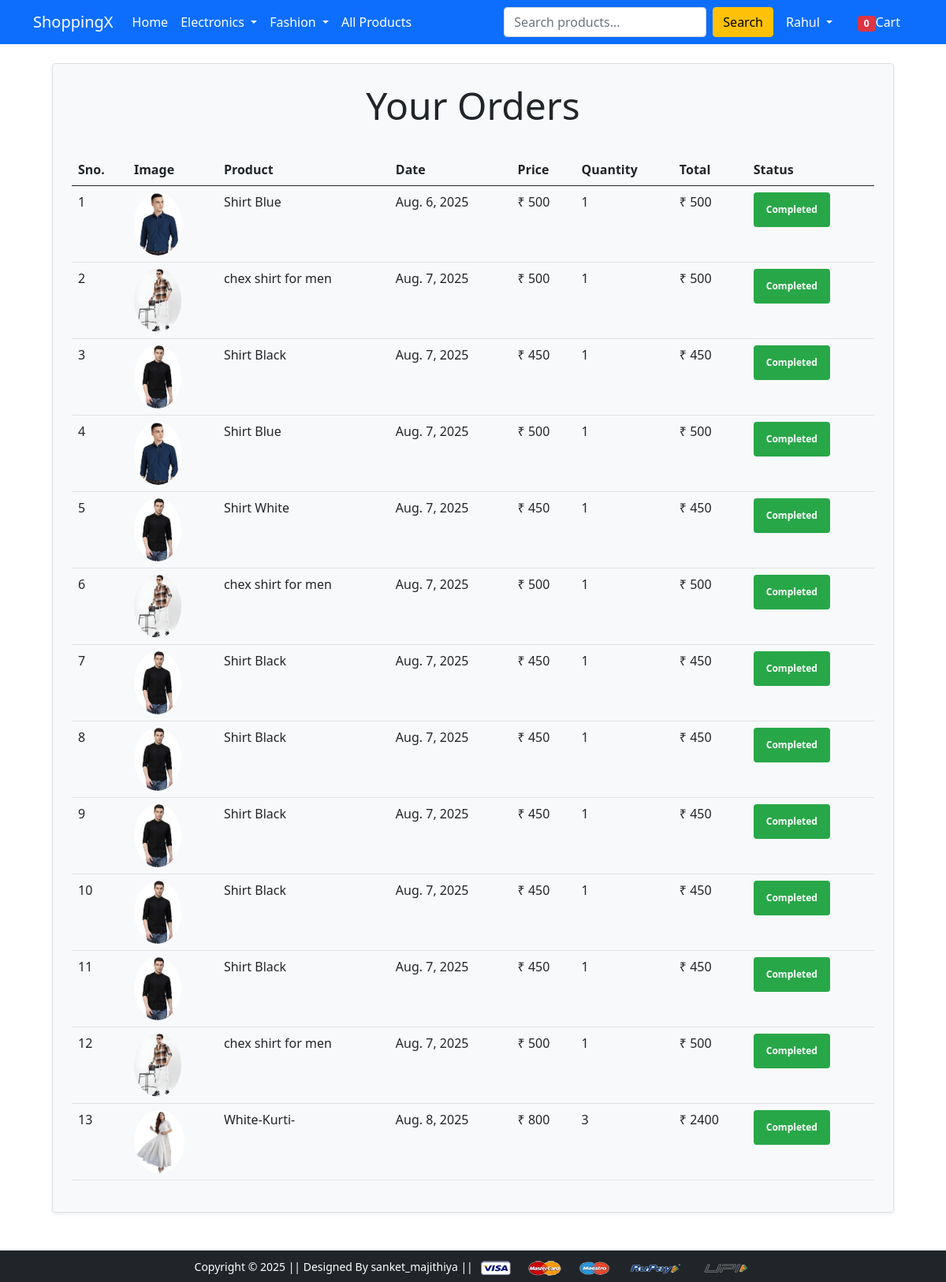
The page /Orders?category=Laptop (signed in) on the database its author committed.
### Store/models/customer.py (models this page shows, shortened)
class Customer(models.Model):
    First_Name = models.CharField(max_length=50)
    Last_Name = models.CharField(max_length=50)
    Phone = models.CharField(max_length=15)
    Email = models.EmailField()
    Password = models.CharField(max_length=128)
    otp = models.CharField(max_length=6, blank=True, null=True)

### Store/models/orders.py (models this page shows, shortened)
class Order(models.Model):
    Product = models.ForeignKey(Product,on_delete=models.CASCADE)
    Customer = models.ForeignKey(Customer,on_delete=models.CASCADE)
    Quantity = models.IntegerField(default=1)
    Price =  models.IntegerField()
    Address = models.CharField(max_length=150,default='', blank=True)
    Phone = models.CharField(max_length=11,default='', blank=True)
    Date = models.DateField(default=datetime.datetime.today)
    STATUS_CHOICES = (
            ('Accepted', 'Accepted'),
            ('Packed', 'Packed'),
            ('On The Way', 'On The Way'),
            ('Delivered', 'Delivered'),
            ('Cancelled', 'Cancelled'),
            ('Pending', 'Pending'),
        )
    Status = models.CharField(max_length=50,choices=STATUS_CHOICES,default='pending')
    razorpay_order_id = models.CharField(max_length=255, blank=True, null=True)
    razorpay_payment_id = models.CharField(max_length=255, blank=True, null=True)
    razorpay_signature = models.CharField(max_length=255, blank=True, null=True)
    @staticmethod
    def get_orders_by_customer(customer_id):
        return Order .objects.filter(Customer=customer_id).order_by('-Date')
    def __str__(self):
       return f"Order #{self.id} - {self.Product.Name} by {self.Customer.First_Name}"

### Store/models/product.py (models this page shows, shortened)
class Product(models.Model):
    Name = models.CharField(max_length=50)
    Price = models.IntegerField(default=0)
    category = models.ForeignKey(Category,on_delete=models.CASCADE, default=1)
    Description = models.CharField(max_length=200, default='',null=True, blank=True)
    Image = models.ImageField(upload_to='uploads/products/')

### Store/middlewares/auth.py (the view)
    def middleware(request):
        customer = request.session.get('customer')
        print(f"Customer session: {customer}")
        return_url = request.META.get('PATH_INFO', '/')  # PATH_INFO se aapne kis url pe visit kiya...
        print(f"Requested URL: {return_url}")
        if not customer:
            return redirect(f'/login?return_url={return_url}')
        response = get_response(request)
        return response

### Store/context_processors.py (called while the page is built)
def selected_category_context(request):
    return {
        'selected_category': request.session.get('selected_category', None)
    }

### Store/templatetags/custom_filter.py (called while the page is built)
@register.filter(name='currency')
def currency(number):
    print(number)
    return "₹ "+str(number)

@register.filter(name='multiply')
def multiply(number,number1):
    return number * number1

### Store/views/orders.py (called while the page is built)
    def get(self, request):
       customer = request.session.get('customer')
       orders = Order.get_orders_by_customer(customer)
       print(orders)
       orders = orders.reverse()
       return render(request, 'Orders.html',{'orders':orders})

### Store/templates/Orders.html
{% extends "base.html" %}
{% block content %}
{% load cart %}
{% load custom_filter %}
<div class="container">
    <div class="border rounded p-4 m-4 shadow-sm bg-light">
        <h2 class="display-5 text-center text-dark font-weight-bold">Your Orders</h2>
        <div class="table-responsive">
            <table class="table mt-4">
                <thead class="thead-dark">
                    <tr>
                        <th>Sno.</th>
                        <th>Image</th>
                        <th>Product</th>
                        <th>Date</th>
                        <th>Price</th>
                        <th>Quantity</th>
                        <th>Total</th>
                        <th>Status</th>
                    </tr>
                </thead>
                <tbody>
                    {% for order in orders %}
                    <tr>
                        <td>{{ forloop.counter }}</td>
                        <td>
                            <img style="height: 80px;" class="rounded-circle" src="{{ order.Product.Image.url }}" alt="Product Image">
                        </td>
                        <td>{{ order.Product.Name }}</td>
                        <td>{{ order.Date }}</td>
                        <td>{{ order.Price|currency }}</td>
                        <td>{{ order.Quantity }}</td>
                        <td>{{ order.Quantity|multiply:order.Price|currency }}</td>
                        <td>
                            {% if order.Status %}
                            <span class="badge badge-pill badge-success p-3" style="background-color: #28a748; color: white;">Completed</span>
                            {% else %}
                            <span class="badge badge-pill badge-warning p-3" style="background-color: #ffc107; color: white;">Pending</span>
                            {% endif %}
                        </td>
                    </tr>
                    {% endfor %}
                </tbody>
            </table>
        </div>
    </div>
</div>
{% endblock %}

### Store/templates/base.html (shortened to what this page needs)
<!doctype html>
{% load static %}
<html lang="en">
  <head>
    <link href="https://cdn.jsdelivr.net/npm/bootstrap@5.0.0-beta1/dist/css/bootstrap.min.css" rel="stylesheet">
    <link rel="stylesheet" href="{% static 'app/css/owl.carousel.min.css' %}">
    <link rel="stylesheet" href="{% static 'app/css/all.min.css' %}">
    <link rel="stylesheet" href="{% static 'app/css/style.css' %}">
  </head>
  <body>
    <nav class="navbar navbar-expand-lg navbar-dark bg-primary">
     <div class="container">
       <a class="navbar-brand" href="/">ShoppingX</a>
       <div class="collapse navbar-collapse" id="navbarSupportedContent">
         <ul class="navbar-nav me-auto mb-2 mb-lg-0">
        <li class="nav-item">
            <a class="nav-link active" aria-current="page" href="/homepage">Home</a>
        </li>
        <li class="nav-item dropdown">
            <a class="nav-link dropdown-toggle text-white" href="#" id="electronicsDropdown" role="button" data-bs-toggle="dropdown" aria-expanded="false">
                Electronics
            </a>
        </li>
        <li class="nav-item dropdown">
            <a class="nav-link dropdown-toggle text-white" href="#" id="fashionDropdown" role="button" data-bs-toggle="dropdown" aria-expanded="false">
                Fashion
            </a>
        </li>
        <li class="nav-item">
            <a class="nav-link text-white {% if not selected_category %}active{% endif %}" href="?category=all">All Products</a>
        </li>
         </ul>
         <form class="d-flex" action="{% url 'homepage' %}" method="get">
            <input class="form-control me-2" name="search" type="search" placeholder="Search products..." aria-label="Search" value="{{search_query|default:'' }}">
            <button class="btn btn-warning" type="submit">Search</button>
         </form>
         <div>
          <ul class="navbar-nav me-auto mb-2 mb-lg-0">
            {% if request.session.customer %}
              <li class="nav-item dropdown mx-2">
                <a class="nav-link dropdown-toggle text-white" href="#" id="profileDropdown" role="button" data-bs-toggle="dropdown" aria-expanded="false">
                    {% if request.session.first_name %}
                                {{ request.session.first_name }}
                            {% else %}
                                User
                            {% endif %}
                </a>
              </li>
              <li class="nav-item mx-2">
                  <a href="{% url 'cart' %}" class="nav-link text-white">
                      <span class="badge bg-danger">{{ request.session.cart.keys|length }}</span>Cart</a>
              </li>
            {% endif %}
          </ul>
         </div>
       </div>
     </div>
    </nav>
    {% block content %} {% endblock content %}
    <footer class="container-fluid bg-dark text-center p-2 mt-5">
        <small class="text-white">Copyright &copy; 2025 || Designed By sanket_majithiya || </small>
        <img src="{% static 'app/images/payment.png' %}" alt="" srcset="" class="img-fluid" height="2px">
    </footer>
  </body>
</html>

### rows shown on the page
Customer: session.first_name "Rahul"
Order: Product.Image (picture), Product.Name "Shirt Blue", Date "Aug. 6, 2025", Price "₹ 500", Quantity "1", Quantity|multiply "₹ 500", Status "Completed"
Order: Product.Image (picture), Product.Name "chex shirt for men", Date "Aug. 7, 2025", Price "₹ 500", Quantity "1", Quantity|multiply "₹ 500", Status "Completed"
Order: Product.Image (picture), Product.Name "Shirt Black", Date "Aug. 7, 2025", Price "₹ 450", Quantity "1", Quantity|multiply "₹ 450", Status "Completed"
Order: Product.Image (picture), Product.Name "Shirt Blue", Date "Aug. 7, 2025", Price "₹ 500", Quantity "1", Quantity|multiply "₹ 500", Status "Completed"
Order: Product.Image (picture), Product.Name "Shirt White", Date "Aug. 7, 2025", Price "₹ 450", Quantity "1", Quantity|multiply "₹ 450", Status "Completed"
Order: Product.Image (picture), Product.Name "chex shirt for men", Date "Aug. 7, 2025", Price "₹ 500", Quantity "1", Quantity|multiply "₹ 500", Status "Completed"
Order: Product.Image (picture), Product.Name "Shirt Black", Date "Aug. 7, 2025", Price "₹ 450", Quantity "1", Quantity|multiply "₹ 450", Status "Completed"
Order: Product.Image (picture), Product.Name "Shirt Black", Date "Aug. 7, 2025", Price "₹ 450", Quantity "1", Quantity|multiply "₹ 450", Status "Completed"
Order: Product.Image (picture), Product.Name "Shirt Black", Date "Aug. 7, 2025", Price "₹ 450", Quantity "1", Quantity|multiply "₹ 450", Status "Completed"
Order: Product.Image (picture), Product.Name "Shirt Black", Date "Aug. 7, 2025", Price "₹ 450", Quantity "1", Quantity|multiply "₹ 450", Status "Completed"
Order: Product.Image (picture), Product.Name "Shirt Black", Date "Aug. 7, 2025", Price "₹ 450", Quantity "1", Quantity|multiply "₹ 450", Status "Completed"
Order: Product.Image (picture), Product.Name "chex shirt for men", Date "Aug. 7, 2025", Price "₹ 500", Quantity "1", Quantity|multiply "₹ 500", Status "Completed"
Order: Product.Image (picture), Product.Name "White-Kurti-", Date "Aug. 8, 2025", Price "₹ 800", Quantity "3", Quantity|multiply "₹ 2400", Status "Completed"

### other values the page prints
{{ request.session.cart.keys|length }} "0"
